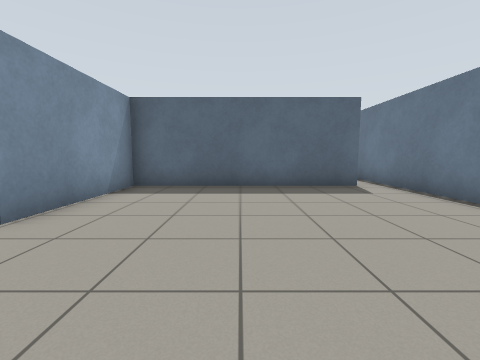
View 1 (above)

24 first-person views from a walk through a world built for the Gazebo simulator. The camera is 0.9 m above the floor, tilts 6° down and sees 90° across. The floor is counted in squares, 1 m on a side. Each view is taken from the middle of a square. On the plan, view 1 faces up. The plan holds only what a view shows up to about 10 squares ahead; the rest is blank. The place goes on beyond the plan. Simple patterns stand in for the simulator's built-in surfaces. Simple shapes stand in for some stock models. Surface patterns are stand-ins for the level's own textures.

View 2
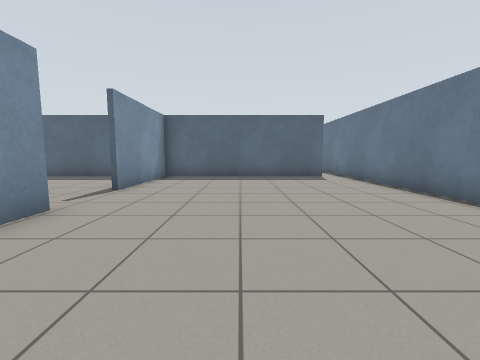

View 3
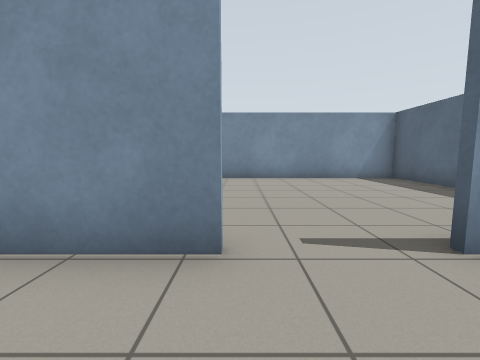

View 4
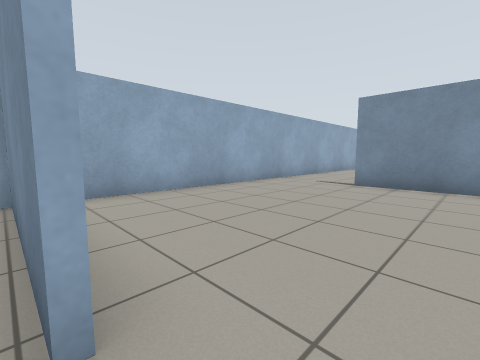

View 5
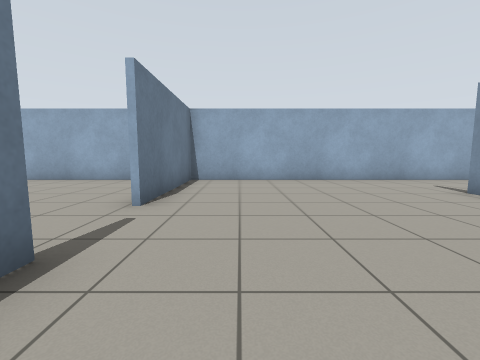

View 6
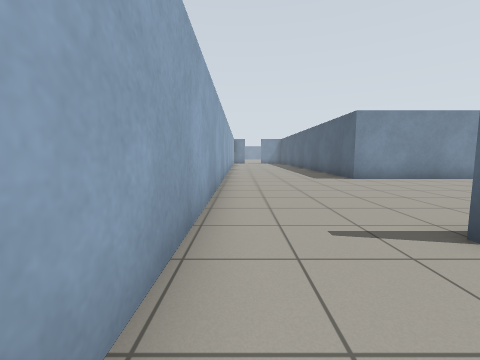

View 7
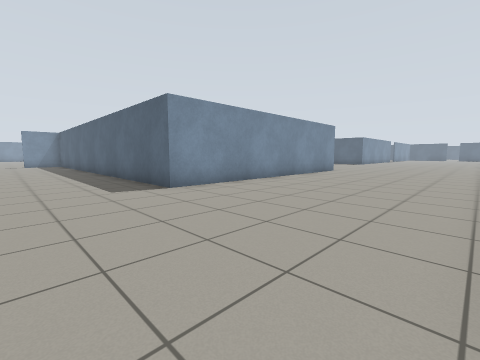

View 8
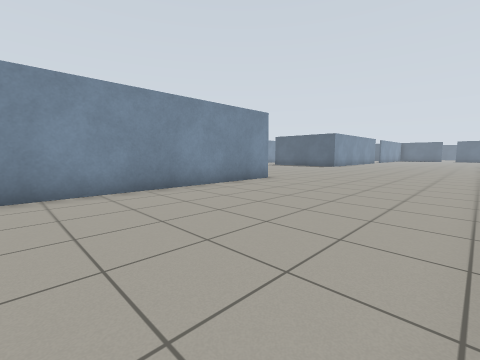

View 9
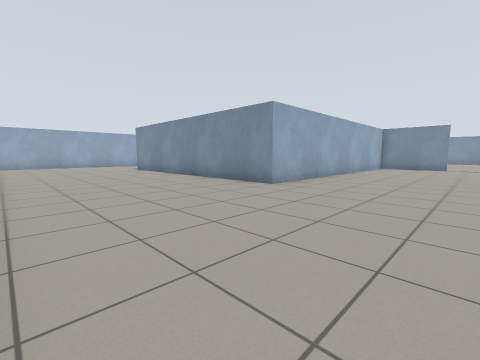

View 10
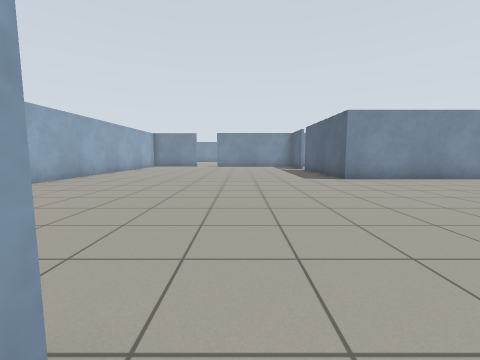

View 11
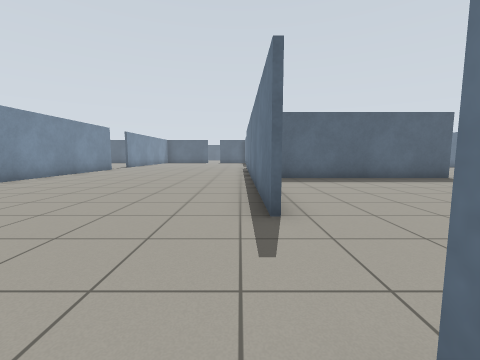

View 12
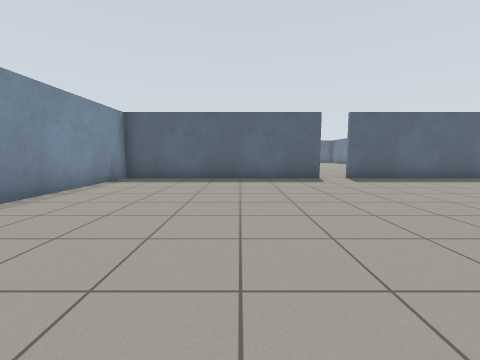

View 13
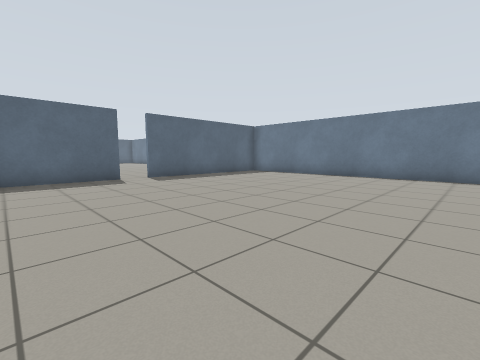

View 14
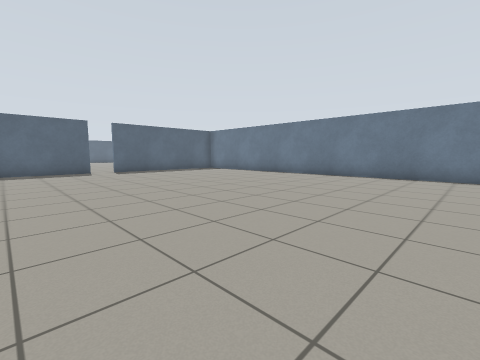

View 15
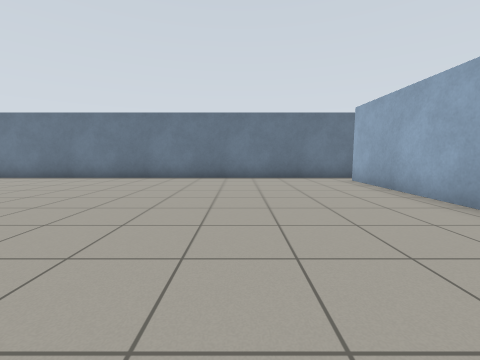

View 16
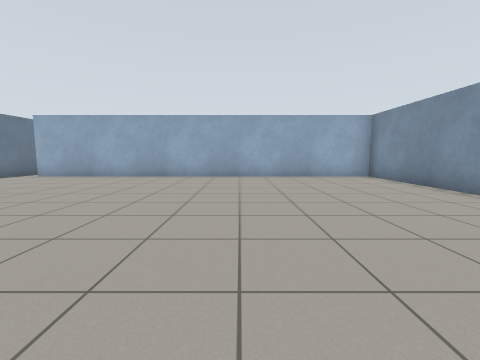

View 17
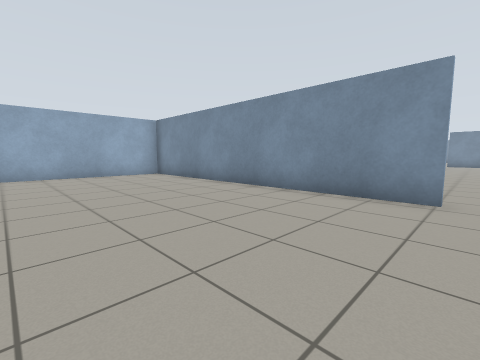

View 18
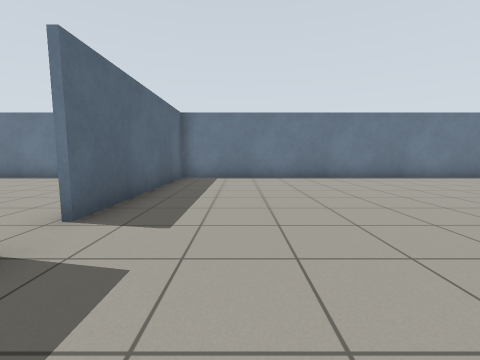

View 19
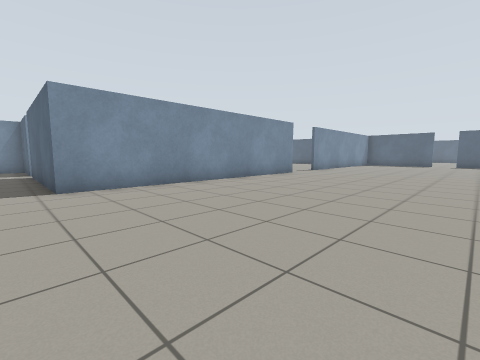

View 20
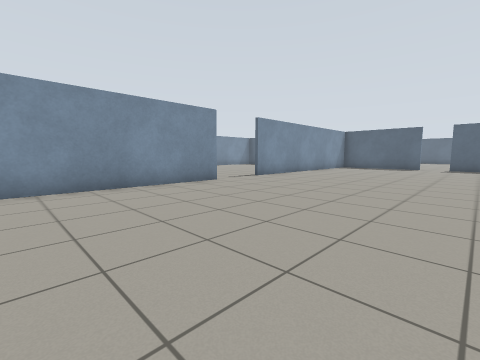

View 21
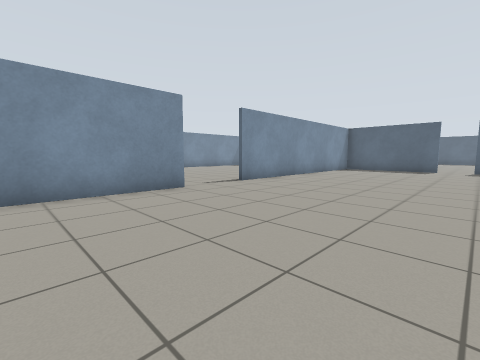

View 22
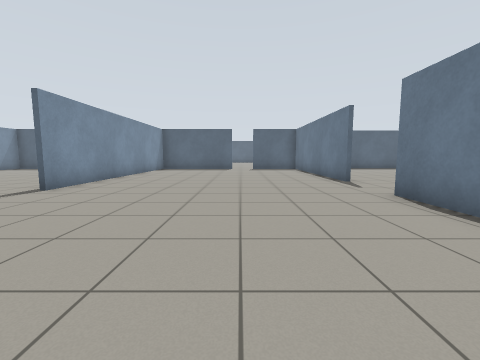

View 23
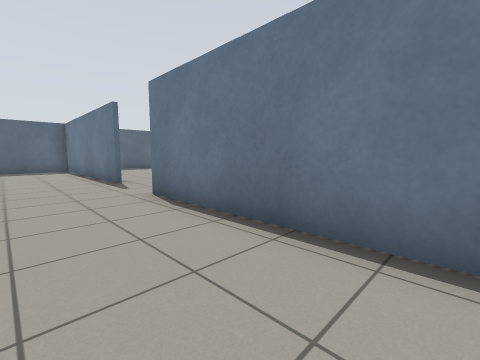

View 24
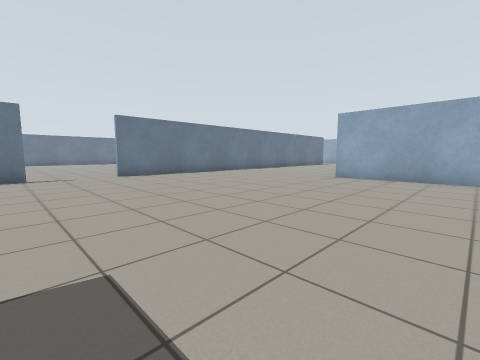

### Floor plan
Points are (right, up) in squares from view 1. A wall is a line through its corners. A room is listed if a view was taken in it or the views show most of it. See-through windows are left out.
Room 1 (views 1, 2, 3, 4, 5, 6, 7, 8, 9, 10, 11, 19, 20, 21, 22, 23, 24)
walls: (-10.6, 17.1) (-10.6, 17.6); (-10.3, 6.9) (-10.3, -0.6); (-10.6, 20.4) (-10.6, 33.4); (-5.2, 6.9) (-10.4, 6.9); (-21.1, 11.5) (-16.9, 11.5) (-16.9, 1.2) (-22.1, 1.2); (-3.1, 0.9) (-3.1, -3.6); (3.5, 6.9) (-3.1, 6.9) (-3.1, 3); (-18, -3.6) (-3.2, -3.6) (-3.2, 0.9); (-18.8, 31.6) (-18.8, 21.9) (-22.5, 21.9); (-1.1, -3.6) (2.7, -3.6); (4.4, 1.3) (4.4, 7.5); (-10.6, 35.9) (-10.6, 39.5); (-18.8, 38.1) (-18.8, 33.9)
ways out: opening at (-10.3, 19) to room 2; opening at (4, 7) to room 2; opening at (-19, 32.5); opening at (-10.5, 34.5)
Room 2 (views 12, 13, 14, 15, 16, 17, 18)
walls: (-10.3, 17.6) (-10.3, 6.9); (-2.9, 26.2) (-10.3, 26.2) (-10.3, 21.2); (4.4, 7.5) (4.4, 26.2) (-1.9, 26.2); (-10.4, 7.1) (3.5, 7.1)
ways out: opening at (-10.3, 19) to room 1; opening at (4, 7) to room 1; gap at (-2.5, 26)

Positions as (right, up) in squares from view 1, and headings:
1: (0, 0), facing up
2: (0, -3), facing up
3: (-1, 1), facing left
4: (-3, 2), facing down-left
5: (-5, 5), facing down
6: (-8, -3), facing left
7: (-11, -2), facing up-left
8: (-11, 4), facing up-left
9: (-11, 16), facing down-left
10: (-10, 18), facing left
11: (-11, 17), facing up
12: (-6, 17), facing up
13: (-6, 17), facing up-right
14: (-6, 13), facing up-right
15: (-5, 11), facing right
16: (-5, 17), facing down
17: (-5, 18), facing down-left
18: (-5, 24), facing right
19: (-12, 21), facing up-left
20: (-12, 26), facing up-left
21: (-13, 28), facing up-left
22: (-14, 28), facing up
23: (-13, 28), facing up-right
24: (-21, 21), facing down-right
